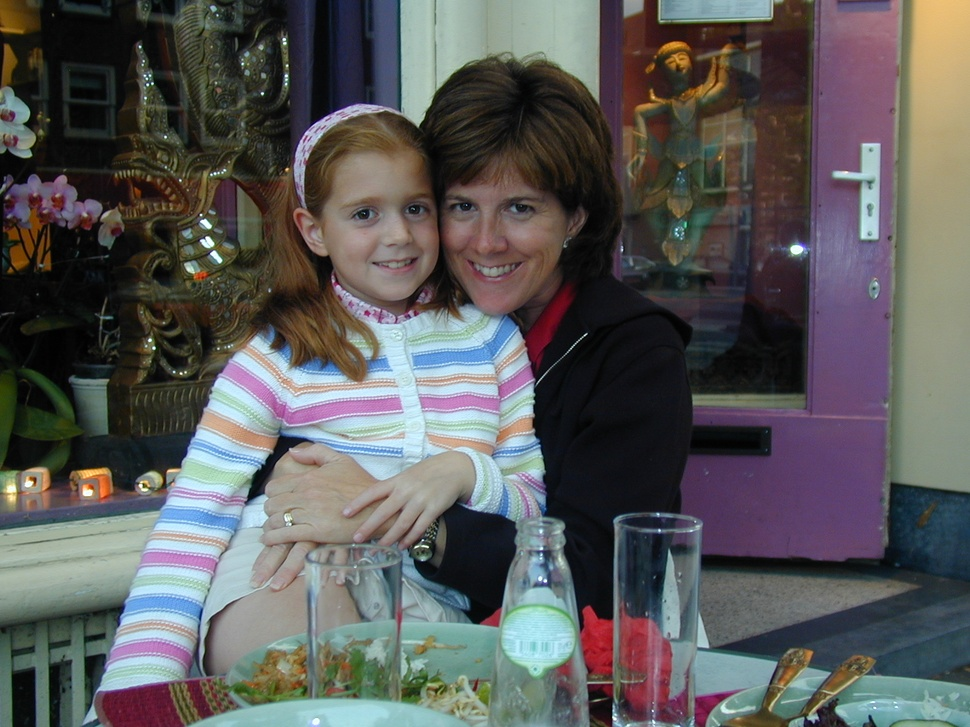
#> input picture Data/Amsterdam.jpg, 970 x 727 px, shrunk from 1600 x 1200 before the run
$ jupyter execute Face_Detection_and_Recognition.ipynb   (shell and % lines are left out)
#> lines starting #> are read from the running program, lines starting #| are printed output that depends on the picture
# Face Detection and Recognition

Face detection finds faces in photos or video frames while facial recognition identifyis the faces detected.

## Face Detection with Viola-Jones

One of the fastest and most popular algorithms for detecting faces in photos. The algorithm keys on the relative intensities of adjacent blocks of pixels. For example the average pixel intensity in a rectangle around the eyes is typically darker than the average pixel intensity in a rectangle immediately below that area. The presence of many such Haar-like features in a frame at the right locations is an indicator that the frame contains a face. Viola-Jones works by sliding windows of various sizes over an image looking for frames with Haar-like features in the right places. At each stop, the pixels in the window are scaled to a specified size (typically 24 x 24) and features are extracted and fed into a binary classifier that returns positive indicating the frame contains a face or negative indicating it does not. A frame of 24x24 pixels contains more than 160.000 combinations of rectangles representing potential Haar-like features. The model computes only those that the classifier requires. The classifier is several binary classifiers arranged in stages, the first stage requires only one feature, the second might require 10 features and the third might require 20 features and features are extracted and passed to the next stage only if the previous stage returns a positive result giving rise to the term cascade classifier. This is a design pattern known as high recall then percison because individual stages are tuned for high recall but the cumulative effect is one of high percision.

## Using OpenCV implementation of Viola-Jones

[cell 1]
import cv2
from cv2 import CascadeClassifier
from matplotlib.patches import Rectangle
import matplotlib.pyplot as plt

image = plt.imread('Data/Amsterdam.jpg')
#> image is the input picture: shape (727, 970, 3); mean R, G, B 89.9, 89.2, 88.6
fig, ax = plt.subplots(figsize=(12,8), subplot_kw={'xticks': [], 'yticks':[]})
ax.imshow(image)

model = CascadeClassifier(cv2.data.haarcascades + 'haarcascade_frontalface_default.xml')
faces = model.detectMultiScale(image)
#> faces = [[341, 595, 61, 61], [507, 528, 72, 72], [495, 582, 86, 86], [425, 155, 137, 137], [315, 155, 144, 144]]

for face in faces:
    x, y, w, h = face
    rect = Rectangle((x,y), w, h, color='red', fill=False, lw=2)
    ax.add_patch(rect)
#> this loop made 5 passes
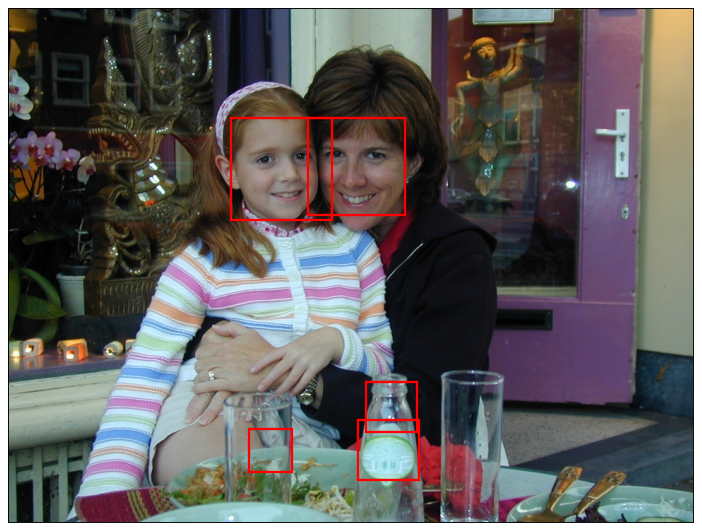
#> figure drawn by matplotlib, 1 panel

CascadeClassifier detected two faces but has a numger of false positives. One way to fix this is to use the minNeighbors parameter, the default is 3 but incereasing it makes the CascadeClassifier more selective.

[cell 2]
faces = model.detectMultiScale(image, minNeighbors=20)
#> faces = [[425, 155, 137, 137], [315, 155, 144, 144]]

[cell 3]
fig, ax = plt.subplots(figsize=(12,8), subplot_kw={'xticks': [], 'yticks':[]})
ax.imshow(image)

for face in faces:
    x, y, w, h = face
    rect = Rectangle((x,y), w, h, color='red', fill=False, lw=2)
    ax.add_patch(rect)
#> this loop made 2 passes


$ run again, with Data/abby-lady.jpg copied over Data/Amsterdam.jpg
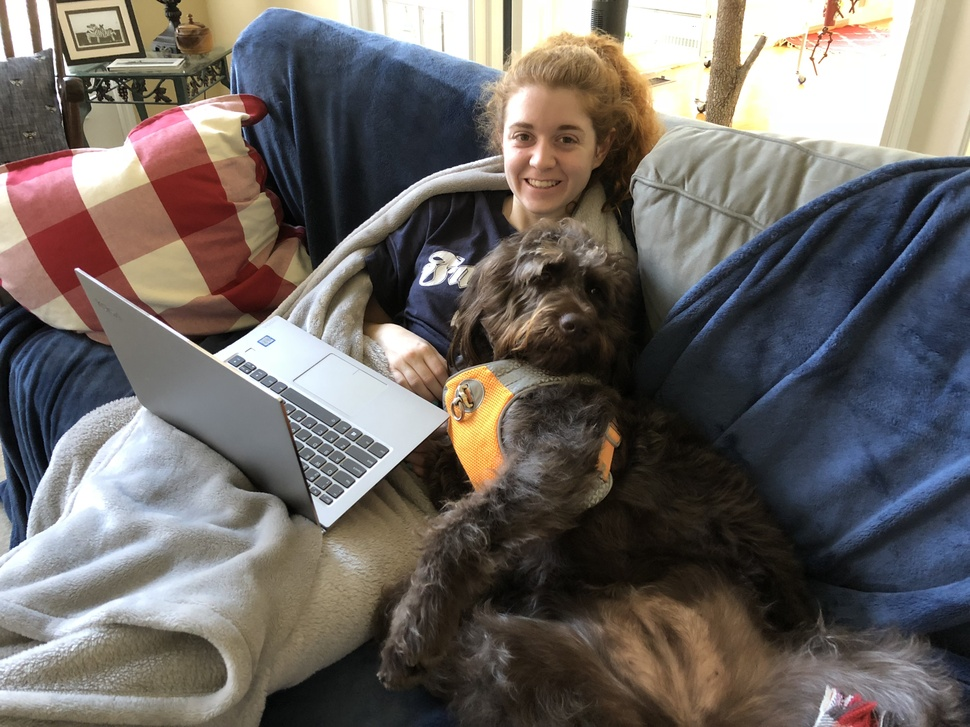
#> input picture Data/abby-lady.jpg, 970 x 727 px, shrunk from 4032 x 3024 before the run
#> image is the input picture: shape (727, 970, 3); mean R, G, B 109.1, 103.1, 99.4
#> `faces = model.detectMultiScale(image)`: faces = [[484, 91, 121, 121], [850, 342, 107, 107]]
#> the loop `for face in faces:` made 2 passes
#> `[cell 1] import cv2 from cv2 import CascadeClassifier from matplotlib...`:
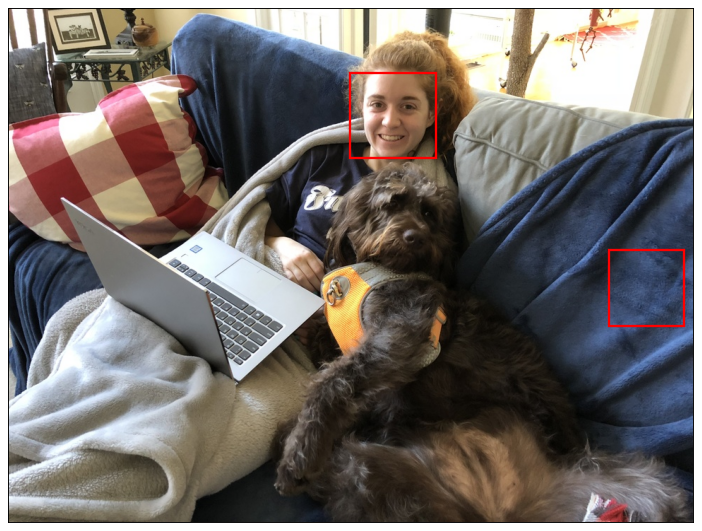
#> figure drawn by matplotlib, 1 panel
#> `faces = model.detectMultiScale(image, minNeighbors=20)`: faces = [[484, 91, 121, 121]]
#> the loop `for face in faces:` made 1 pass

$ run again, with Data/adam.jpg copied over Data/Amsterdam.jpg
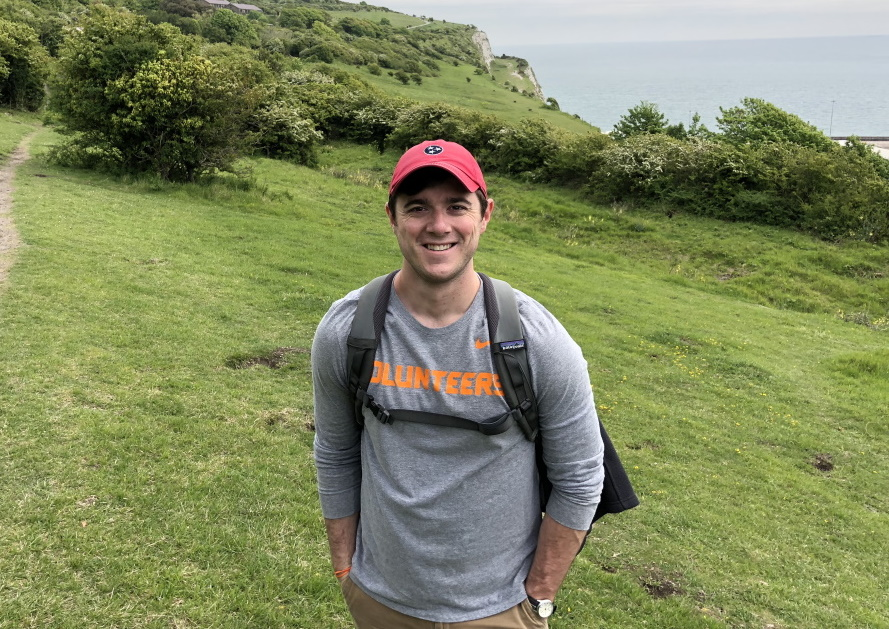
#> input picture Data/adam.jpg, 889 x 629 px
#> image is the input picture: shape (629, 889, 3); mean R, G, B 128.7, 136.4, 94
#> faces = [[389, 172, 96, 96]]
#> the loop `for face in faces:` made 1 pass
#> `[cell 1] import cv2 from cv2 import CascadeClassifier from matplotlib...`:
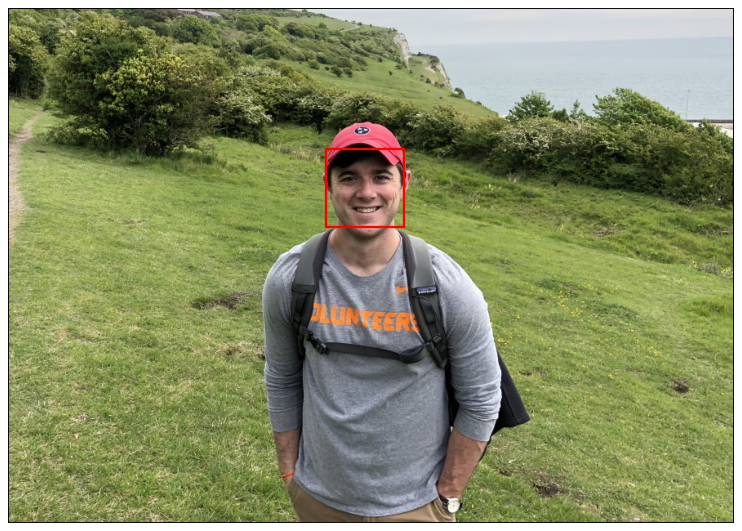
#> figure drawn by matplotlib, 1 panel

$ run again, with Data/cruise.jpg copied over Data/Amsterdam.jpg
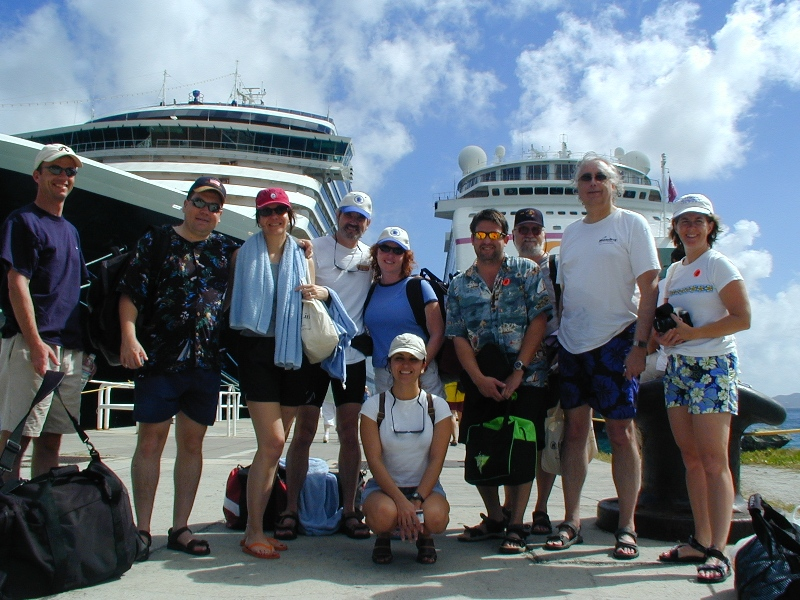
#> input picture Data/cruise.jpg, 800 x 600 px
#> image is the input picture: shape (600, 800, 3); mean R, G, B 104.8, 115.1, 124.9
#> `faces = model.detectMultiScale(image)`: faces = [[308, 428, 39, 39], [380, 412, 55, 55], [362, 463, 83, 83], [646, 290, 114, 114]]
#> the loop `for face in faces:` made 4 passes
#> `[cell 1] import cv2 from cv2 import CascadeClassifier from matplotlib...`:
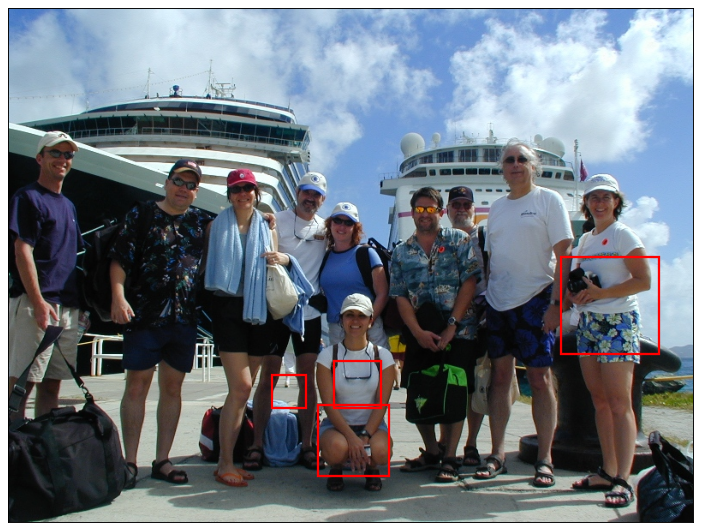
#> figure drawn by matplotlib, 1 panel
#> `faces = model.detectMultiScale(image, minNeighbors=20)`: faces = ()
